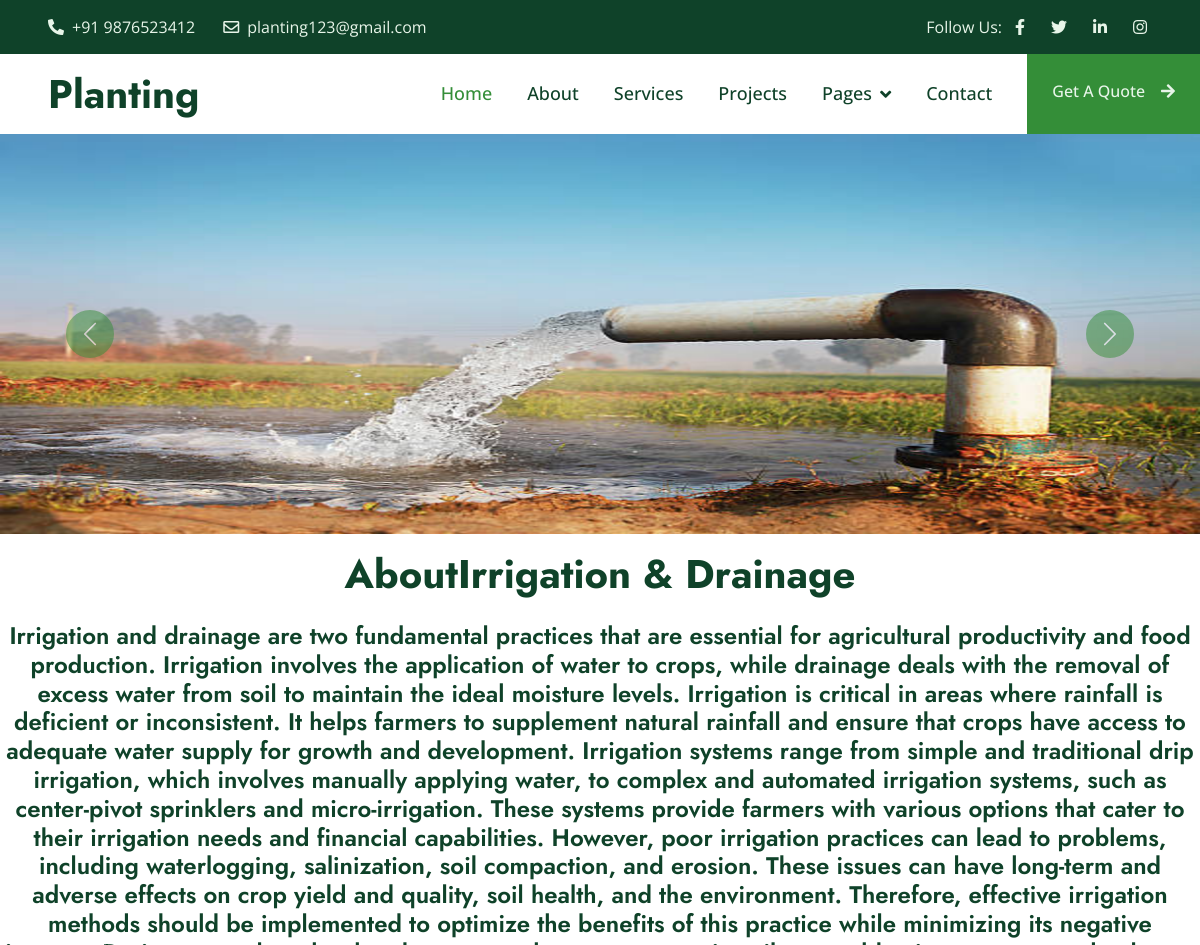
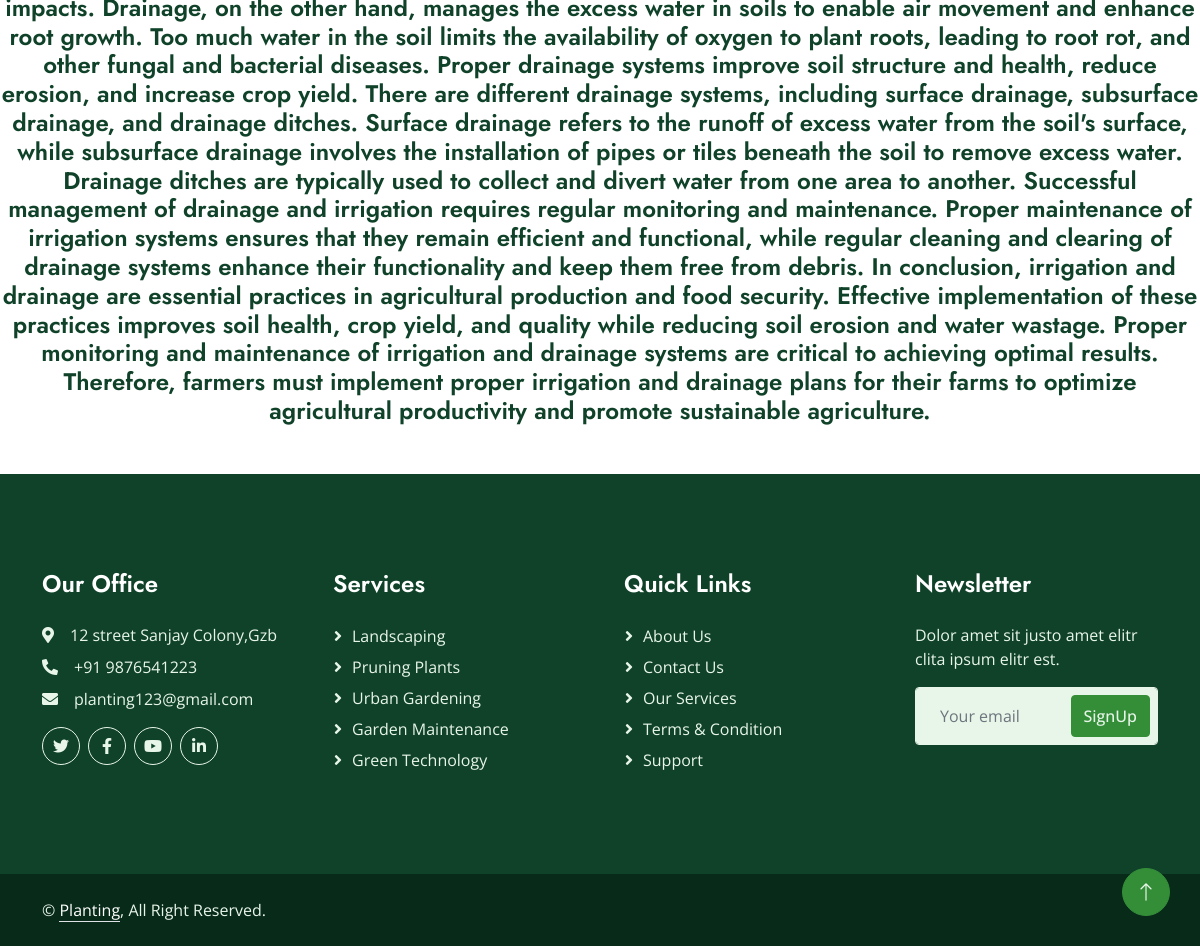
Page /readmore/3/ on the committed database (2 pictures, top to bottom).
### gardenApp/models.py (models this page shows, shortened)
class service(models.Model):
    id=models.AutoField(primary_key=True)
    name=models.CharField(max_length=50)
    description=models.TextField(max_length=200)
    description2=models.TextField(default=None,blank=True,null=True)
    pic1=models.ImageField(upload_to="service")
    pic2=models.ImageField(upload_to="service",default=None,null=True,blank=True)
    pic3=models.ImageField(upload_to="service",default=True,null=True,blank=True)
    pic4=models.ImageField(upload_to="service",default=True,null=True,blank=True)
    pic5=models.ImageField(upload_to="service",default=True,null=True,blank=True)

### gardenApp/views.py (the view)
# urls.py: path('readmore/<int:num>/',garden.readmorepage),
def readmorepage(request,num):
    data=service.objects.get(id=num)
    return render(request,"readmore.html",{'data':data})

### gardenApp/templates/readmore.html (shortened to what this page needs)
{% extends 'index.html' %}
{% load static %}
{% block body %}
    <div class="container-fluid p-0 wow fadeIn" data-wow-delay="0.1s">
        <div id="header-carousel" class="carousel slide" data-bs-ride="carousel">
            <div class="carousel-inner">
                <div class="carousel-item active">
                    <img class="w-100" src="{{data.pic3.url}}"style="height:400px" alt="Image">
                </div>
            </div>
            <button class="carousel-control-prev" type="button" data-bs-target="#header-carousel"
                data-bs-slide="prev">
                <span class="carousel-control-prev-icon" aria-hidden="true"></span>
            </button>
            <button class="carousel-control-next" type="button" data-bs-target="#header-carousel"
                data-bs-slide="next">
                <span class="carousel-control-next-icon" aria-hidden="true"></span>
            </button>
        </div>
    </div>
    <h1 class="text-center p-3">About{{data.name}}</h1>
    <h4 class="text-center">{{data.description2}}</h4>
{% endblock %}

### gardenApp/static/css/style.css (style rules this page uses)
:root { --primary: #348E38; --secondary: #525368; --light: #E8F5E9; --dark: #0F4229; }
h1, .h1, h2, .h2, .fw-bold { font-weight: 700 !important; }
h3, .h3, h4, .h4, .fw-medium { font-weight: 600 !important; }
.carousel-control-prev, .carousel-control-next { width: 15%; }
.carousel-control-prev-icon, .carousel-control-next-icon { width: 3rem; height: 3rem; border-radius: 3rem; background-color: var(--primary); border: 10px solid var(--primary); }

### rows in the picture
service: pic3 (picture), name "Irrigation & Drainage", description2 "Irrigation and drainage are two fundamental practices that are essential for agricultural productivity and food production. Irrigation involves the application of water to crops, while drainage deals with the removal of excess water from soil to maintain the ideal moisture levels. Irrigation is critical in areas where rainfall is deficient or inconsistent. It helps farmers to supplement natural rainfall and ensure that crops have access to adequate water supply for growth and development. Irrigation systems range from simple and traditional drip irrigation, which involves manually applying water, to complex and automated irrigation systems, such as center-pivot sprinklers and…"
